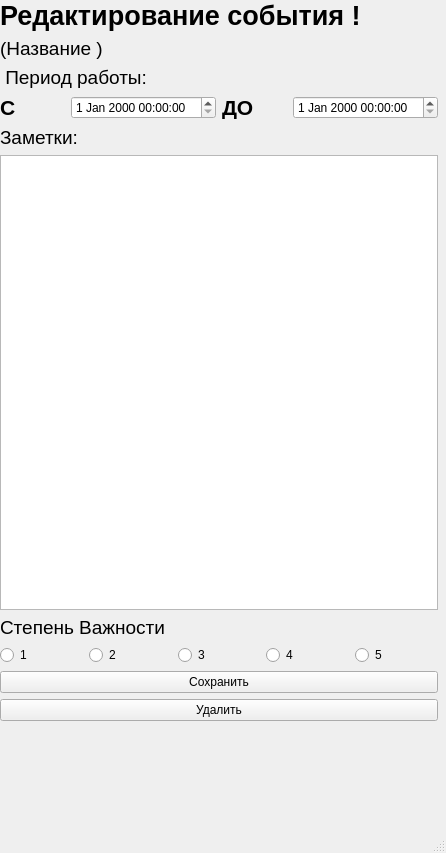
<?xml version="1.0" encoding="UTF-8"?>
<ui version="4.0">
 <class>MainWindow</class>
 <widget class="QMainWindow" name="MainWindow">
  <property name="geometry">
   <rect>
    <x>0</x>
    <y>0</y>
    <width>446</width>
    <height>853</height>
   </rect>
  </property>
  <property name="windowTitle">
   <string>Redactor</string>
  </property>
  <widget class="QWidget" name="centralwidget">
   <widget class="QWidget" name="verticalLayoutWidget">
    <property name="geometry">
     <rect>
      <x>0</x>
      <y>0</y>
      <width>438</width>
      <height>721</height>
     </rect>
    </property>
    <layout class="QVBoxLayout" name="verticalLayout">
     <item>
      <widget class="QLabel" name="new_2">
       <property name="font">
        <font>
         <pointsize>20</pointsize>
         <weight>75</weight>
         <bold>true</bold>
        </font>
       </property>
       <property name="text">
        <string>Редактирование события !</string>
       </property>
      </widget>
     </item>
     <item>
      <widget class="QLabel" name="title">
       <property name="font">
        <font>
         <pointsize>14</pointsize>
        </font>
       </property>
       <property name="text">
        <string>(Название )</string>
       </property>
      </widget>
     </item>
     <item>
      <widget class="QLabel" name="time">
       <property name="font">
        <font>
         <pointsize>14</pointsize>
        </font>
       </property>
       <property name="text">
        <string> Период работы:</string>
       </property>
      </widget>
     </item>
     <item>
      <layout class="QHBoxLayout" name="horizontalLayout_2">
       <item>
        <widget class="QLabel" name="s">
         <property name="font">
          <font>
           <pointsize>16</pointsize>
           <weight>75</weight>
           <bold>true</bold>
          </font>
         </property>
         <property name="text">
          <string>С</string>
         </property>
        </widget>
       </item>
       <item>
        <widget class="QDateTimeEdit" name="st"/>
       </item>
       <item>
        <widget class="QLabel" name="do_2">
         <property name="font">
          <font>
           <pointsize>16</pointsize>
           <weight>75</weight>
           <bold>true</bold>
          </font>
         </property>
         <property name="text">
          <string>ДО</string>
         </property>
        </widget>
       </item>
       <item>
        <widget class="QDateTimeEdit" name="nd"/>
       </item>
      </layout>
     </item>
     <item>
      <widget class="QLabel" name="ideas">
       <property name="font">
        <font>
         <pointsize>14</pointsize>
        </font>
       </property>
       <property name="text">
        <string>Заметки:</string>
       </property>
      </widget>
     </item>
     <item>
      <widget class="QPlainTextEdit" name="plans"/>
     </item>
     <item>
      <widget class="QLabel" name="importace">
       <property name="font">
        <font>
         <pointsize>14</pointsize>
        </font>
       </property>
       <property name="text">
        <string>Степень Важности</string>
       </property>
      </widget>
     </item>
     <item>
      <layout class="QHBoxLayout" name="horizontalLayout">
       <item>
        <widget class="QRadioButton" name="one">
         <property name="text">
          <string>1</string>
         </property>
        </widget>
       </item>
       <item>
        <widget class="QRadioButton" name="two">
         <property name="text">
          <string>2</string>
         </property>
        </widget>
       </item>
       <item>
        <widget class="QRadioButton" name="third">
         <property name="text">
          <string>3</string>
         </property>
        </widget>
       </item>
       <item>
        <widget class="QRadioButton" name="four">
         <property name="text">
          <string>4</string>
         </property>
        </widget>
       </item>
       <item>
        <widget class="QRadioButton" name="five">
         <property name="text">
          <string>5</string>
         </property>
        </widget>
       </item>
      </layout>
     </item>
     <item>
      <widget class="QPushButton" name="pushButton">
       <property name="text">
        <string>Сохранить</string>
       </property>
      </widget>
     </item>
     <item>
      <widget class="QPushButton" name="pushButton_2">
       <property name="text">
        <string>Удалить</string>
       </property>
      </widget>
     </item>
    </layout>
   </widget>
  </widget>
  <widget class="QMenuBar" name="menubar">
   <property name="geometry">
    <rect>
     <x>0</x>
     <y>0</y>
     <width>446</width>
     <height>21</height>
    </rect>
   </property>
  </widget>
  <widget class="QStatusBar" name="statusbar"/>
 </widget>
 <resources/>
 <connections/>
</ui>
